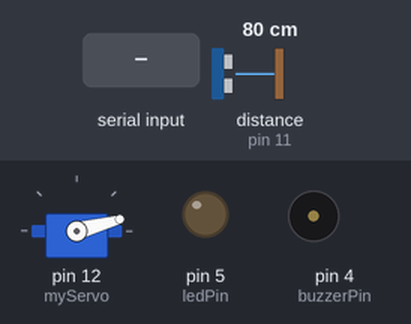
Simulated run of this sketch. Board: Arduino Uno, built with avr-gcc and run on an emulated ATmega328P. Parts: servo, output pins drawn as LEDs (lit = HIGH), buzzer (waves = sounding). The test bench sets the inputs (shaded band); at power-on: distance to the obstacle (sensor on pin 11) 80 cm. The echo pulse lasts 58.3 µs per cm; pins used as bus, display or sensor lines are not drawn; what the sketch prints to the serial monitor is not drawn.

Above: at 1.2 s.
1.3 s: "yes\n" received over Serial
At 1.81 s:
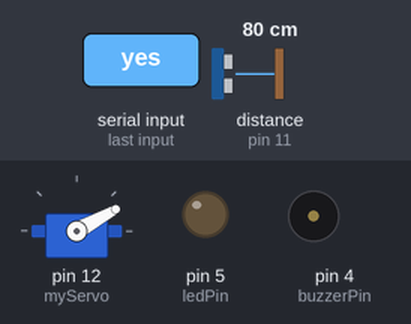
4.3 s: distance to the obstacle (sensor on pin 11) set to 44 cm
7.3 s: distance to the obstacle (sensor on pin 11) set to 37 cm
At 7.72 s:
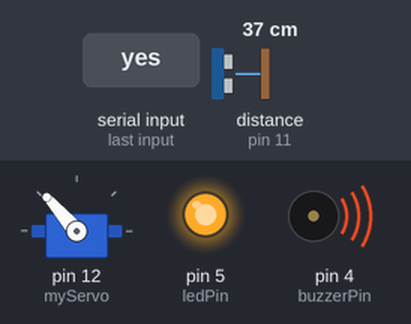
10.3 s: distance to the obstacle (sensor on pin 11) set to 39 cm
At 10.71 s:
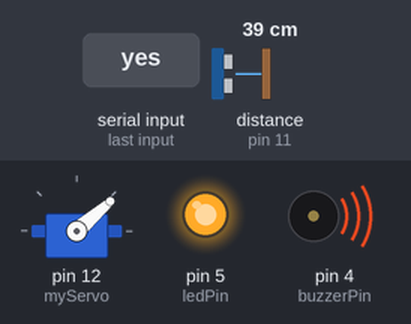
13.3 s: distance to the obstacle (sensor on pin 11) set to 2 cm
At 13.67 s:
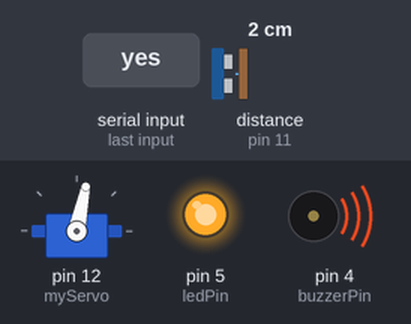
19.3 s: "no\n" received over Serial
At 21.19 s:
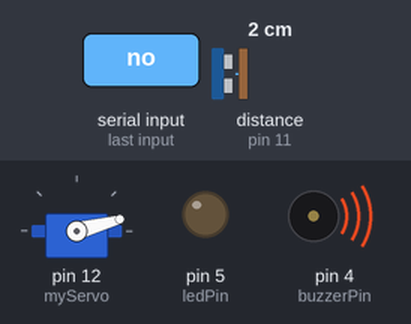
Timing chart, 0 to 22.8 s (numbered marks = the images above; inputs shaded):
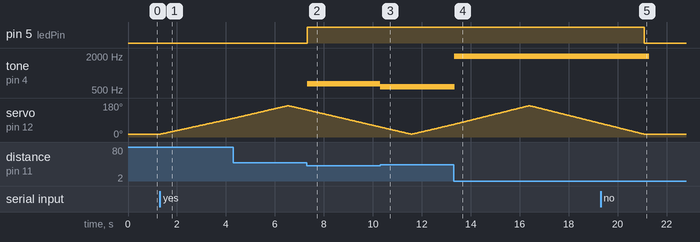

The sketch:

HARDWAREPART.ino
```cpp
#include <Servo.h>

const int trigPin = 10;
const int echoPin = 11;

const int startSensorPin = 2;
const int stopSensorPin = 3;

const int buzzerPin = 4;
const int ledPin = 5;

bool isServoRunning = false;
int lastPosition = 15;

Servo myServo;

void setup() {
  pinMode(startSensorPin, INPUT);
  pinMode(stopSensorPin, INPUT);
  pinMode(buzzerPin, OUTPUT);
  pinMode(ledPin, OUTPUT);

  pinMode(trigPin, OUTPUT);
  pinMode(echoPin, INPUT);

  Serial.begin(9600);

  myServo.attach(12);
  myServo.write(lastPosition);

  Serial.println("Servo control initialized");
}

void loop() {
  if (Serial.available()) {
    String command = Serial.readStringUntil('\n');

    Serial.print("Received command: ");
    Serial.println(command);

    if (command.equals("yes")) {
      // Start the servo movement
      if (!isServoRunning) {
        isServoRunning = true;
        myServo.attach(12); // Reattach the servo
        myServo.write(lastPosition); // Set the initial position
        Serial.println("Servo movement started");
      }
    } else if (command.equals("no")) {
      // Stop the servo movement
      if (isServoRunning) {
        lastPosition = myServo.read();
        isServoRunning = false;
        myServo.detach(); // Stop sending control signals to the servo
        digitalWrite(buzzerPin, LOW); // Turn off the buzzer
        digitalWrite(ledPin, LOW); // Turn off the LED
        Serial.println("Servo movement stopped");
      }
    }
  }

  if (isServoRunning) {
    for (int i = lastPosition; i <= 165; i++) {
      myServo.write(i);
      delay(30);
      int distance = calculateDistance();
      Serial.print(i);
      Serial.print(",");
      Serial.print(distance);
      Serial.print(".");

      if (!isServoRunning) {
        break; // Stop the loop if servo is no longer running
      }

      if (distance <= 40 && distance >= 0) {
        int frequency = map(distance, 0, 40, 2000, 500); // Map distance to frequency range
        int duration = map(distance, 0, 40, 200, 20); // Map distance to duration range
        tone(buzzerPin, frequency, duration); // Generate tone on the buzzer
        digitalWrite(ledPin, HIGH); // Turn on the LED
      } else {
        noTone(buzzerPin); // Turn off the buzzer
        digitalWrite(ledPin, LOW); // Turn off the LED
      }
    }

    if (!isServoRunning) {
      // Skip the reverse loop if the servo has stopped
    } else {
      for (int i = 166; i >= lastPosition; i--) {
        myServo.write(i);
        delay(30);
        int distance = calculateDistance();
        Serial.print(i);
        Serial.print(",");
        Serial.print(distance);
        Serial.print(".");

        if (!isServoRunning) {
          break; // Stop the loop if servo is no longer running
        }

        if (distance <= 40 && distance >= 0) {
          int frequency = map(distance, 0, 40, 2000, 500); // Map distance to frequency range
          int duration = map(distance, 0, 40, 200, 20); // Map distance to duration range
          tone(buzzerPin, frequency, duration); // Generate tone on the buzzer
          digitalWrite(ledPin, HIGH); // Turn on the LED
        } else {
          noTone(buzzerPin); // Turn off the buzzer
          digitalWrite(ledPin, LOW); // Turn off the LED
        }
      }
    }
  }
}

int calculateDistance() {
  digitalWrite(trigPin, LOW);
  delayMicroseconds(2);

  digitalWrite(trigPin, HIGH);
  delayMicroseconds(10);
  digitalWrite(trigPin, LOW);

  long duration = pulseIn(echoPin, HIGH);
  int distance = duration * 0.034 / 2;
  return distance;
}
```

Measured:
- the behaviour switches between 42 and 41 cm on distance to the obstacle (sensor on pin 11) (found by bisection; images 1 and 2)
- the behaviour switches between 38 and 39 cm on distance to the obstacle (sensor on pin 11) (found by bisection; images 2 and 3)
- after the input at 1.3 s, servo on pin 12 (myServo): moves from 15° to 99° over 2.9 s, starting at once
- after the input at 7.3 s, pin 5 (ledPin): LOW → HIGH at once; tone on pin 4 (buzzerPin): silent → 650 Hz at once
- after the input at 10.3 s, tone on pin 4 (buzzerPin): 650 Hz → 575 Hz at once
- after the input at 13.3 s, tone on pin 4 (buzzerPin): 575 Hz → 1963 Hz at once
- after the input at 19.3 s, pin 5 (ledPin): HIGH → LOW after 1.8 s; tone on pin 4 (buzzerPin): 1963 Hz → silent after 2.0 s; servo on pin 12 (myServo): goes on until 21.1 s, then stays 15°
